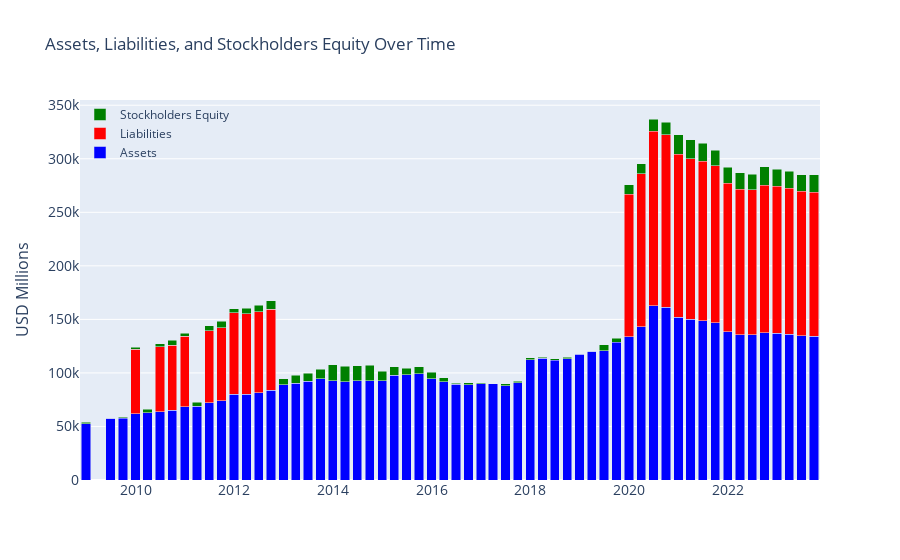

Notebook code cell kept with this figure:
### Markdown cell above
# Visualization

### Code cell
import plotly.graph_objs as go
import pandas as pd

fig = go.Figure()

# Assets
fig.add_trace(go.Bar(
    x=df_copy['DATE'],
    y=df_copy['Assets'],
    name='Assets',
    marker_color='blue'
))

# Liabilities
fig.add_trace(go.Bar(
    x=df_copy['DATE'],
    y=df_copy['Liabilities'],
    name='Liabilities',
    marker_color='red'
))

# Stockholders Equity
fig.add_trace(go.Bar(
    x=df_copy['DATE'],
    y=df_copy['StockholdersEquity'],
    name='Stockholders Equity',
    marker_color='green'
))

fig.update_layout(
    title='Assets, Liabilities, and Stockholders Equity Over Time',
    xaxis_tickfont_size=14,
    yaxis=dict(
        title='USD Millions',
        titlefont_size=16,
        tickfont_size=14,
    ),
    legend=dict(
        x=0,
        y=1.0,
        bgcolor='rgba(255, 255, 255, 0)',
        bordercolor='rgba(255, 255, 255, 0)'
    ),
    barmode='stack',
    bargap=0.15, # gap between bars of adjacent location coordinates
    bargroupgap=0.1 # gap between bars of the same location coordinate
)

fig.show()
